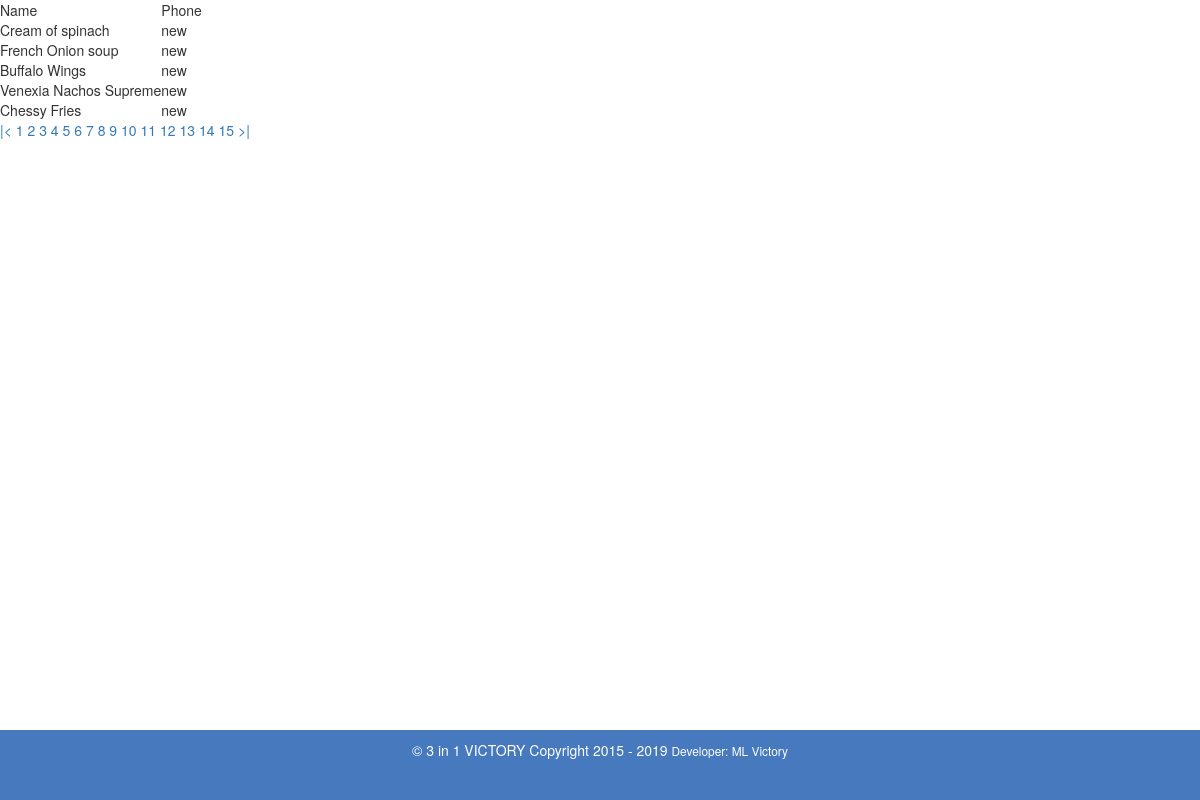
The app's page /public/sourcecode/pagination.php with its own data.
### tables this page shows
CREATE TABLE IF NOT EXISTS `items` (
`id` int(11) NOT NULL,
  `name` varchar(60) NOT NULL,
  `description` varchar(100) NOT NULL,
  `quantity` double(12,2) NOT NULL,
  `retailprice` double NOT NULL COMMENT 'Retail price',
  `category` varchar(255) NOT NULL,
  `location` varchar(255) NOT NULL,
  `supplier` varchar(255) NOT NULL,
  `code` varchar(255) DEFAULT NULL,
  `purchaseprice` double(12,2) DEFAULT NULL,
  `tax` tinyint(4) DEFAULT NULL,
  `reorderlevel` tinyint(4) DEFAULT NULL,
  `quantitytodeduct` double(12,2) NOT NULL,
  `hasingredient` varchar(10) DEFAULT NULL,
  `img` varchar(255) DEFAULT NULL,
  `itemcode` varchar(5) NOT NULL
);

### public/sourcecode/pagination.php (the view, shortened to what this page needs)
<?php require_once("../includes/db_connection.php"); ?>
<?php include("../includes/layouts/header.php"); ?>
<?php
$num_rec_per_page=5;
if (isset($_GET["page"])) { $page  = $_GET["page"]; } else { $page=1; };
$start_from = ($page-1) * $num_rec_per_page;
$sql = "SELECT * FROM items LIMIT $start_from, $num_rec_per_page";
$rs_result = mysqli_query ($connection, $sql);
?>
<table>
<tr><td>Name</td><td>Phone</td></tr>
<?php
while ($row = mysqli_fetch_assoc($rs_result)) {
?>
            <tr>
            <td><?php echo $row['name']; ?></td>
            <td><?php echo $row['description']; ?></td>
            </tr>
<?php
};
?>
</table>
<?php
$sql = "SELECT * FROM items";
$rs_result = mysqli_query($connection, $sql);
$total_records = mysqli_num_rows($rs_result);
$total_pages = ceil($total_records / $num_rec_per_page);
echo "<a href='samples.php?page=1'>".'|<'."</a> ";
for ($i=1; $i<=$total_pages; $i++) {
            echo "<a href='samples.php?page=".$i."'>".$i."</a> ";
};
echo "<a href='samples.php?page=$total_pages'>".'>|'."</a> ";
?>
<?php include("../includes/layouts/footer.php"); ?>

### includes/layouts/header.php (style rules this page uses)
html { overflow-y: scroll; }

### includes/layouts/footer.php (style rules this page uses)
html, body { margin: 0; padding: 0; }
html { height: 100%; }
body { position: relative; min-height: 100%; }

### records on screen
items: name "Cream of spinach", description "new"
items: name "French Onion soup", description "new"
items: name "Buffalo Wings", description "new"
items: name "Venexia Nachos Supreme", description "new"
items: name "Chessy Fries", description "new"
